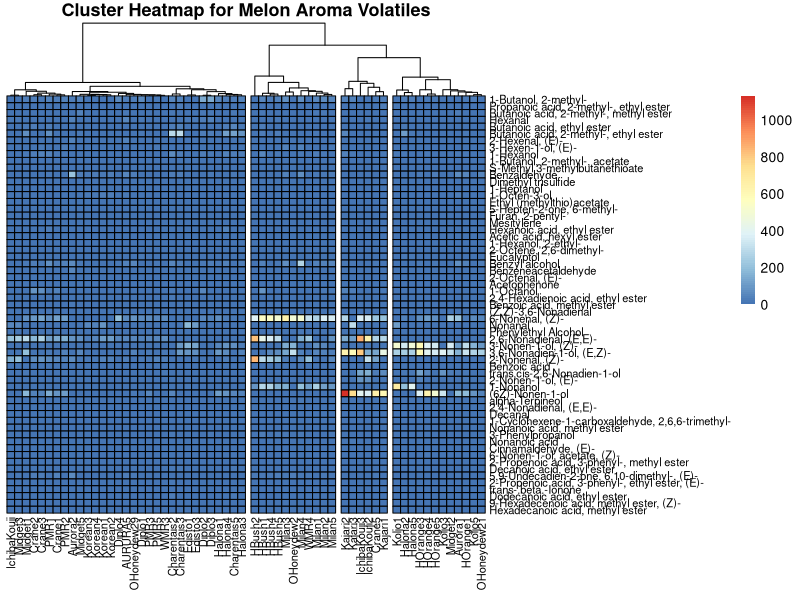

This figure's R source:


#library(tidyverse)
#melon_voc <- read_csv("./data/melon_cluster_heatmap_trial.csv")

melon_voc <- read.csv("./data/melon_new.csv", header = TRUE, row.names = 1)

#read.csv(): This is a built-in R function used to import data from a CSV (comma-separated values) file into a data frame.
#"./data/melon_cluster_heatmap_trial.csv": This is the file path to the CSV file.
#"./data/" indicates that the file is located in a folder named data relative to your current working directory.
#"melon_cluster_heatmap_trial.csv" is the name of the CSV file you want to read.

#"header = TRUE:" This argument tells R that the first row of the CSV file contains column names (i.e., the headers).
#If set to FALSE, R would treat the first row as data, not as column names.
#"row.names = 1:" This argument specifies that the first column in the CSV file should be used as row names for the data frame.
#Instead of treating the first column as data, its values will serve as identifiers for each row.
#In summary, the code reads a CSV file from the specified path, uses the first row as column headers, 
#and assigns the values in the first column as row names, storing the resulting data frame in the variable melon_voc.


View(melon_voc)

head(melon_voc)

install.packages("pheatmap")
library(pheatmap)

#?pheatmap #to get help of pheatmap library and function

pheatmap(melon_voc,
         cluster_rows = F, 
         cluster_cols = T,
         clustering_distance_rows = 'euclidean',
         clustering_distance_cols = 'euclidean',
         clustering_method = 'ward.D',
         main = 'Cluster Heatmap for Melon Aroma Volatiles', #to show title of the graph
         show_colnames = T, #to show column names as mentioned in the .csv file
         show_rownames = T, #to show row names as mentioned in the .csv file
         fontsize_number = 4, #to adjust font size
         #number_color = 'black', 
         #display_numbers = T,
         #col = brewer.pal(10, 'RdYlGn'),
         border_color = 'black', #to show border color in black
         #legend = F, #to remove legends
         #legend_breaks = c(0, 250, 500, 750, 1000), #which numbers to display on the legend,
         cutree_rows = 3, #to cut row clusters into 3
         cutree_cols = 4, #to cut column clusters into 3
         fontsize_col = 8, #to adjust the font size of column names as mentioned in the .csv file
         fontsize_row = 8, #to adjust the font size of row names as mentioned in the .csv file
         angle_col = 90, #to show column name at 45 degrees angle
         na_col = 'black' #to show cells with missing values as black color
         )




